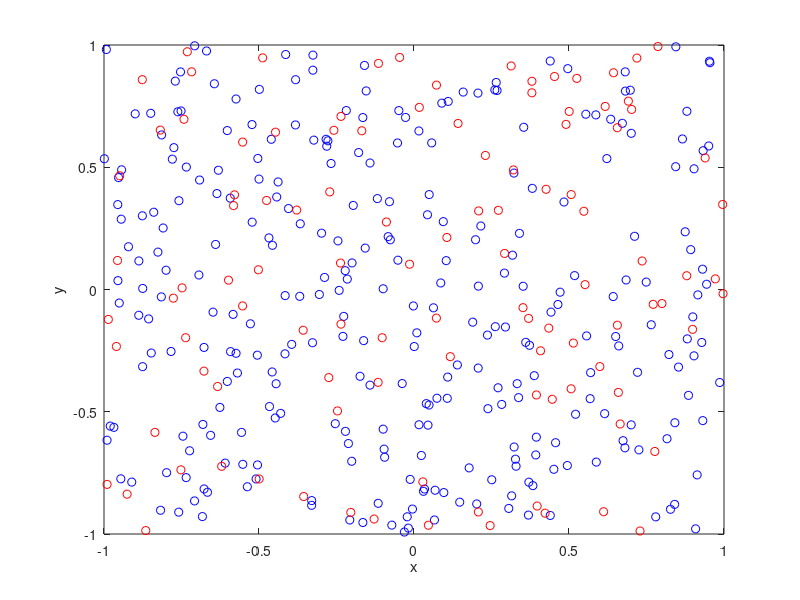

This chart was generated by the following MATLAB code:
%Simulate a Poisson point process on a rectangle
%Then thin the Poisson point process according to a (spatially *independent*) 
%p-thinning 
%Author: H. Paul Keeler, 2019.

%Simulation window parameters
xMin=-1;xMax=1;
yMin=-1;yMax=1;
xDelta=xMax-xMin;yDelta=yMax-yMin; %rectangle dimensions
areaTotal=xDelta*yDelta; %area of rectangle
 
%Point process parameters
lambda=100; %intensity (ie mean density) of the Poisson process

%Thinning probability paramters
sigma=1;
p=0.25; %thinning probability

%Simulate Poisson point process
numbPoints=poissrnd(areaTotal*lambda);%Poisson number of points
xx=xDelta*(rand(numbPoints,1))+xMin;%x coordinates of Poisson points
yy=xDelta*(rand(numbPoints,1))+yMin;%y coordinates of Poisson points

%Generate Bernoulli variables (ie coin flips) for thinning
booleThinned=rand(numbPoints,1)<p; %points to be thinned
booleRetained=~booleThinned; %points to be retained

%x/y locations of thinned points
xxThinned=xx(booleThinned); yyThinned=yy(booleThinned);
%x/y locations of retained points
xxRetained=xx(booleRetained); yyRetained=yy(booleRetained);

%Plotting
plot(xxRetained,yyRetained,'bo'); %plot retained points
hold on; plot(xxThinned,yyThinned,'ro'); %plot thinned points
xlabel('x');ylabel('y');
